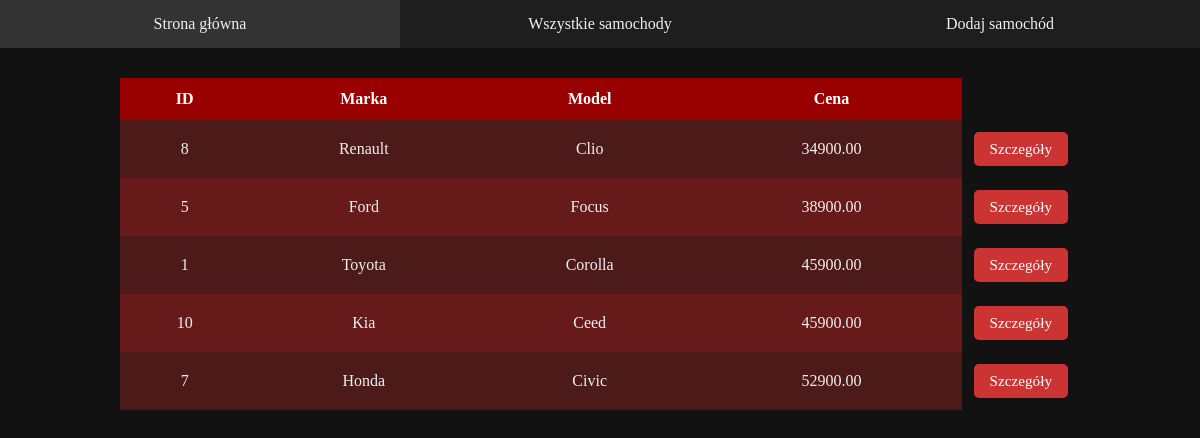
Screenshot of /main.php with the database file from the repository.
### tables this page shows
CREATE TABLE `samochody` (
  `id` int NOT NULL AUTO_INCREMENT,
  `marka` varchar(100) NOT NULL,
  `model` varchar(100) NOT NULL,
  `cena` decimal(10,2) NOT NULL,
  `rok` int NOT NULL,
  `opis` text,
  PRIMARY KEY (`id`)
);

### main.php (the view, shortened to what this page needs)
<!DOCTYPE html>
<html>
<head>
</head>
<body>
    <?php
    $con = mysqli_connect("localhost","root","root","mojaBaza");
    $query = 'SELECT * FROM samochody ORDER BY cena';
    if(!$result = mysqli_query($con, $query)) {
        mysqli_close($con);
        echo "Failed to show result";
    }
    ?>
    <div id="container">
        <nav>
            <table id="menu">
                <tr>
                    <td><a href="main.php">Strona główna</a></td>
                    <td><a href="cars.php">Wszystkie samochody</a></td>
                    <td><a href="add.php">Dodaj samochód</a></td>
                </tr>
            </table>
        </nav>
        <main>
            <table id="data">
                <tr>
                    <th>ID</th>
                    <th>Marka</th>
                    <th>Model</th>
                    <th>Cena</th>
                </tr>
                <?php
                for($i = 0; $i < 5; $i++) {
                    $row = mysqli_fetch_row($result);
                    echo "<tr>";
                    echo "<td>$row[0]</td>";
                    echo "<td>$row[1]</td>";
                    echo "<td>$row[2]</td>";
                    echo "<td>$row[3]</td>";
                    echo "<td class='details-cell'>
                             <form method='get' action='details.php'>
                                 <input type='hidden' name='id' value='$row[0]'>
                                 <input type='submit' class='details-btn' value='Szczegóły'>
                             </form>
                         </td>";
                    echo "</tr>";
                }
                ?>
            </table>
        </main>
    </div>
</body>
</html>

### main.php (style rules this page uses)
* { box-sizing: border-box; }
body { font-family: 'Comic Sans MS'; background-color: #121212; color: #f0f0f0; margin: 0; padding: 0; display: flex; flex-direction: column; min-height: 100vh; }
nav { background-color: #1e1e1e; width: 100%; }
nav table { width: 100%; border-collapse: collapse; table-layout: fixed; }
nav td { padding: 0; text-align: center; }
nav a { display: block; padding: 15px; color: #f0f0f0; text-decoration: none; }
main { width: 100%; display: flex; justify-content: center; padding: 30px 0; }
#data { width: 80%; border-collapse: collapse; }
#data th, #data td { padding: 12px; text-align: center; border: none; }
#data tr:nth-child(even) { background-color: #4d1a1a; }
#data tr:nth-child(odd) { background-color: #661a1a; }
#data th { background-color: #990000; color: white; }
.details-cell { background-color: #121212; width: 10%; }
.details-btn { background-color: #cc3333; color: white; border: none; padding: 8px 16px; cursor: pointer; border-radius: 5px; font-size: 0.95em; transition: background-color 0.2s ease; font-family: 'Comic Sans MS'; }

### rows the page displays
samochody: id "8", marka "Renault", model "Clio", cena "34900.00"
samochody: id "5", marka "Ford", model "Focus", cena "38900.00"
samochody: id "1", marka "Toyota", model "Corolla", cena "45900.00"
samochody: id "10", marka "Kia", model "Ceed", cena "45900.00"
samochody: id "7", marka "Honda", model "Civic", cena "52900.00"
